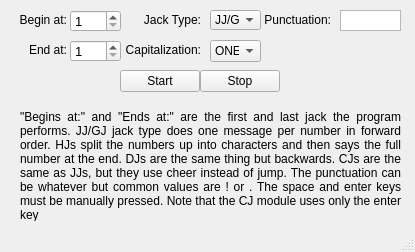
<?xml version="1.0" encoding="UTF-8"?>
<ui version="4.0">
 <class>MainWindow</class>
 <widget class="QMainWindow" name="MainWindow">
  <property name="geometry">
   <rect>
    <x>0</x>
    <y>0</y>
    <width>415</width>
    <height>252</height>
   </rect>
  </property>
  <property name="windowTitle">
   <string>JJBOT - firebanner641#1218</string>
  </property>
  <property name="layoutDirection">
   <enum>Qt::LeftToRight</enum>
  </property>
  <property name="autoFillBackground">
   <bool>false</bool>
  </property>
  <property name="iconSize">
   <size>
    <width>0</width>
    <height>0</height>
   </size>
  </property>
  <property name="animated">
   <bool>true</bool>
  </property>
  <property name="tabShape">
   <enum>QTabWidget::Rounded</enum>
  </property>
  <property name="unifiedTitleAndToolBarOnMac">
   <bool>false</bool>
  </property>
  <widget class="QWidget" name="centralwidget">
   <widget class="QSpinBox" name="beginAtSpinBox">
    <property name="geometry">
     <rect>
      <x>70</x>
      <y>10</y>
      <width>51</width>
      <height>22</height>
     </rect>
    </property>
    <property name="font">
     <font>
      <pointsize>10</pointsize>
     </font>
    </property>
    <property name="mouseTracking">
     <bool>false</bool>
    </property>
    <property name="contextMenuPolicy">
     <enum>Qt::NoContextMenu</enum>
    </property>
    <property name="acceptDrops">
     <bool>false</bool>
    </property>
    <property name="toolTip">
     <string notr="true"/>
    </property>
    <property name="minimum">
     <number>1</number>
    </property>
    <property name="maximum">
     <number>9999</number>
    </property>
   </widget>
   <widget class="QSpinBox" name="endAtSpinBox">
    <property name="geometry">
     <rect>
      <x>70</x>
      <y>40</y>
      <width>51</width>
      <height>22</height>
     </rect>
    </property>
    <property name="font">
     <font>
      <pointsize>10</pointsize>
     </font>
    </property>
    <property name="mouseTracking">
     <bool>false</bool>
    </property>
    <property name="contextMenuPolicy">
     <enum>Qt::NoContextMenu</enum>
    </property>
    <property name="acceptDrops">
     <bool>false</bool>
    </property>
    <property name="toolTip">
     <UInt>0</UInt>
    </property>
    <property name="toolTipDuration">
     <number>2</number>
    </property>
    <property name="statusTip">
     <string/>
    </property>
    <property name="minimum">
     <number>1</number>
    </property>
    <property name="maximum">
     <number>9999</number>
    </property>
   </widget>
   <widget class="QLabel" name="beginAtLabel">
    <property name="geometry">
     <rect>
      <x>16</x>
      <y>10</y>
      <width>51</width>
      <height>20</height>
     </rect>
    </property>
    <property name="font">
     <font>
      <pointsize>9</pointsize>
     </font>
    </property>
    <property name="contextMenuPolicy">
     <enum>Qt::NoContextMenu</enum>
    </property>
    <property name="toolTip">
     <string notr="true"/>
    </property>
    <property name="text">
     <string>Begin at:</string>
    </property>
    <property name="alignment">
     <set>Qt::AlignRight|Qt::AlignTrailing|Qt::AlignVCenter</set>
    </property>
   </widget>
   <widget class="QLabel" name="endAtLabel">
    <property name="geometry">
     <rect>
      <x>20</x>
      <y>40</y>
      <width>47</width>
      <height>20</height>
     </rect>
    </property>
    <property name="font">
     <font>
      <pointsize>9</pointsize>
     </font>
    </property>
    <property name="contextMenuPolicy">
     <enum>Qt::NoContextMenu</enum>
    </property>
    <property name="toolTip">
     <string notr="true"/>
    </property>
    <property name="layoutDirection">
     <enum>Qt::LeftToRight</enum>
    </property>
    <property name="text">
     <string>End at:</string>
    </property>
    <property name="scaledContents">
     <bool>false</bool>
    </property>
    <property name="alignment">
     <set>Qt::AlignRight|Qt::AlignTrailing|Qt::AlignVCenter</set>
    </property>
   </widget>
   <widget class="QLabel" name="helpLabel">
    <property name="geometry">
     <rect>
      <x>20</x>
      <y>110</y>
      <width>381</width>
      <height>111</height>
     </rect>
    </property>
    <property name="font">
     <font>
      <pointsize>9</pointsize>
     </font>
    </property>
    <property name="contextMenuPolicy">
     <enum>Qt::NoContextMenu</enum>
    </property>
    <property name="toolTip">
     <string notr="true"/>
    </property>
    <property name="text">
     <string>&quot;Begins at:&quot; and &quot;Ends at:&quot; are the first and last jack the program performs. JJ/GJ jack type does one message per number in forward order. HJs split the numbers up into characters and then says the full number at the end. DJs are the same thing but backwards. CJs are the same as JJs, but they use cheer instead of jump. The punctuation can be whatever but common values are ! or . The space and enter keys must be manually pressed. Note that the CJ module uses only the enter key</string>
    </property>
    <property name="alignment">
     <set>Qt::AlignJustify|Qt::AlignTop</set>
    </property>
    <property name="wordWrap">
     <bool>true</bool>
    </property>
   </widget>
   <widget class="QComboBox" name="modeComboBox">
    <property name="geometry">
     <rect>
      <x>210</x>
      <y>10</y>
      <width>51</width>
      <height>20</height>
     </rect>
    </property>
    <property name="editable">
     <bool>false</bool>
    </property>
    <property name="currentText">
     <string notr="true">JJ/GJ</string>
    </property>
    <property name="currentIndex">
     <number>0</number>
    </property>
    <property name="sizeAdjustPolicy">
     <enum>QComboBox::AdjustToContentsOnFirstShow</enum>
    </property>
    <property name="minimumContentsLength">
     <number>1</number>
    </property>
    <property name="frame">
     <bool>true</bool>
    </property>
    <item>
     <property name="text">
      <string>JJ/GJ</string>
     </property>
    </item>
    <item>
     <property name="text">
      <string>HJ</string>
     </property>
    </item>
    <item>
     <property name="text">
      <string>DJ</string>
     </property>
    </item>
    <item>
     <property name="text">
      <string>CJ</string>
     </property>
    </item>
   </widget>
   <widget class="QLabel" name="jackTypeLabel">
    <property name="geometry">
     <rect>
      <x>140</x>
      <y>10</y>
      <width>61</width>
      <height>20</height>
     </rect>
    </property>
    <property name="font">
     <font>
      <pointsize>9</pointsize>
     </font>
    </property>
    <property name="contextMenuPolicy">
     <enum>Qt::NoContextMenu</enum>
    </property>
    <property name="toolTip">
     <string notr="true"/>
    </property>
    <property name="text">
     <string>Jack Type:</string>
    </property>
    <property name="alignment">
     <set>Qt::AlignRight|Qt::AlignTrailing|Qt::AlignVCenter</set>
    </property>
   </widget>
   <widget class="QComboBox" name="capitalizationComboBox">
    <property name="geometry">
     <rect>
      <x>210</x>
      <y>40</y>
      <width>51</width>
      <height>22</height>
     </rect>
    </property>
    <item>
     <property name="text">
      <string>ONE</string>
     </property>
    </item>
    <item>
     <property name="text">
      <string>Two</string>
     </property>
    </item>
    <item>
     <property name="text">
      <string>three</string>
     </property>
    </item>
   </widget>
   <widget class="QLabel" name="capitalizationLabel">
    <property name="geometry">
     <rect>
      <x>120</x>
      <y>40</y>
      <width>81</width>
      <height>20</height>
     </rect>
    </property>
    <property name="font">
     <font>
      <pointsize>9</pointsize>
     </font>
    </property>
    <property name="contextMenuPolicy">
     <enum>Qt::NoContextMenu</enum>
    </property>
    <property name="toolTip">
     <string notr="true"/>
    </property>
    <property name="text">
     <string>Capitalization:</string>
    </property>
    <property name="alignment">
     <set>Qt::AlignRight|Qt::AlignTrailing|Qt::AlignVCenter</set>
    </property>
   </widget>
   <widget class="QLabel" name="punctuationLabel">
    <property name="geometry">
     <rect>
      <x>260</x>
      <y>10</y>
      <width>71</width>
      <height>20</height>
     </rect>
    </property>
    <property name="font">
     <font>
      <pointsize>9</pointsize>
     </font>
    </property>
    <property name="contextMenuPolicy">
     <enum>Qt::NoContextMenu</enum>
    </property>
    <property name="toolTip">
     <string notr="true"/>
    </property>
    <property name="text">
     <string>Punctuation:</string>
    </property>
    <property name="alignment">
     <set>Qt::AlignRight|Qt::AlignTrailing|Qt::AlignVCenter</set>
    </property>
   </widget>
   <widget class="QPlainTextEdit" name="punctuationTextBox">
    <property name="geometry">
     <rect>
      <x>340</x>
      <y>10</y>
      <width>61</width>
      <height>21</height>
     </rect>
    </property>
    <property name="font">
     <font>
      <pointsize>10</pointsize>
     </font>
    </property>
    <property name="verticalScrollBarPolicy">
     <enum>Qt::ScrollBarAlwaysOff</enum>
    </property>
    <property name="horizontalScrollBarPolicy">
     <enum>Qt::ScrollBarAlwaysOff</enum>
    </property>
    <property name="undoRedoEnabled">
     <bool>false</bool>
    </property>
    <property name="lineWrapMode">
     <enum>QPlainTextEdit::NoWrap</enum>
    </property>
    <property name="plainText">
     <string/>
    </property>
    <property name="overwriteMode">
     <bool>false</bool>
    </property>
    <property name="centerOnScroll">
     <bool>false</bool>
    </property>
    <property name="placeholderText">
     <string/>
    </property>
   </widget>
   <widget class="QWidget" name="horizontalLayoutWidget">
    <property name="geometry">
     <rect>
      <x>120</x>
      <y>70</y>
      <width>181</width>
      <height>41</height>
     </rect>
    </property>
    <layout class="QHBoxLayout" name="startStopLayout">
     <property name="spacing">
      <number>0</number>
     </property>
     <property name="sizeConstraint">
      <enum>QLayout::SetFixedSize</enum>
     </property>
     <property name="leftMargin">
      <number>0</number>
     </property>
     <item>
      <widget class="QPushButton" name="startButton">
       <property name="text">
        <string>Start</string>
       </property>
      </widget>
     </item>
     <item>
      <widget class="QPushButton" name="stopButton">
       <property name="text">
        <string>Stop</string>
       </property>
      </widget>
     </item>
    </layout>
   </widget>
  </widget>
  <widget class="QStatusBar" name="statusbar"/>
 </widget>
 <resources/>
 <connections/>
</ui>
